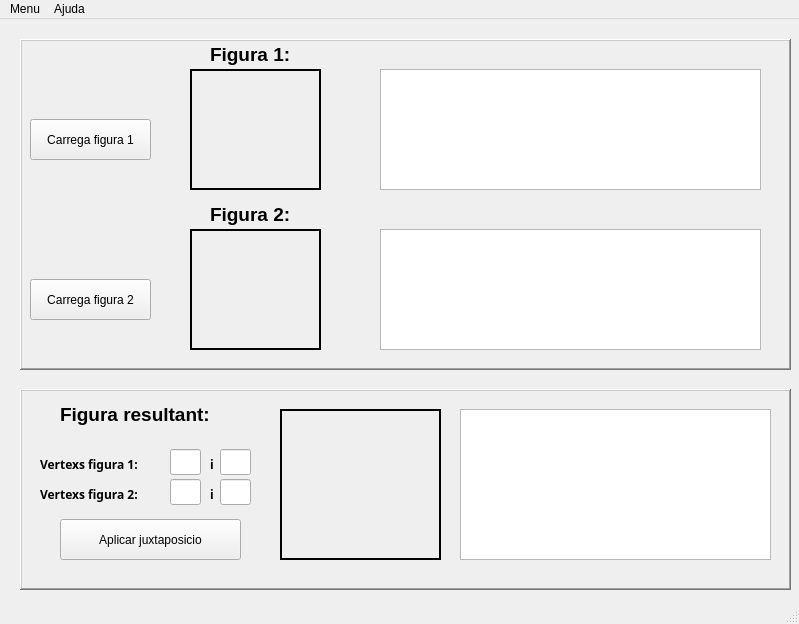
<?xml version="1.0" encoding="UTF-8"?>
<ui version="4.0">
 <class>MainWindow</class>
 <widget class="QMainWindow" name="MainWindow">
  <property name="geometry">
   <rect>
    <x>0</x>
    <y>0</y>
    <width>799</width>
    <height>624</height>
   </rect>
  </property>
  <property name="windowTitle">
   <string>MainWindow</string>
  </property>
  <widget class="QWidget" name="centralWidget">
   <widget class="QFrame" name="frame">
    <property name="geometry">
     <rect>
      <x>20</x>
      <y>20</y>
      <width>771</width>
      <height>331</height>
     </rect>
    </property>
    <property name="frameShape">
     <enum>QFrame::WinPanel</enum>
    </property>
    <property name="frameShadow">
     <enum>QFrame::Raised</enum>
    </property>
    <widget class="QLabel" name="label_2">
     <property name="geometry">
      <rect>
       <x>190</x>
       <y>0</y>
       <width>101</width>
       <height>31</height>
      </rect>
     </property>
     <property name="font">
      <font>
       <pointsize>14</pointsize>
       <weight>75</weight>
       <bold>true</bold>
      </font>
     </property>
     <property name="text">
      <string>Figura 1:</string>
     </property>
    </widget>
    <widget class="QLabel" name="imageLabel">
     <property name="geometry">
      <rect>
       <x>170</x>
       <y>30</y>
       <width>131</width>
       <height>121</height>
      </rect>
     </property>
     <property name="frameShape">
      <enum>QFrame::WinPanel</enum>
     </property>
     <property name="text">
      <string/>
     </property>
     <property name="margin">
      <number>0</number>
     </property>
    </widget>
    <widget class="QLabel" name="imageLabel_2">
     <property name="geometry">
      <rect>
       <x>170</x>
       <y>190</y>
       <width>131</width>
       <height>121</height>
      </rect>
     </property>
     <property name="frameShape">
      <enum>QFrame::WinPanel</enum>
     </property>
     <property name="text">
      <string/>
     </property>
     <property name="margin">
      <number>0</number>
     </property>
    </widget>
    <widget class="QLabel" name="label_6">
     <property name="geometry">
      <rect>
       <x>190</x>
       <y>160</y>
       <width>101</width>
       <height>31</height>
      </rect>
     </property>
     <property name="font">
      <font>
       <pointsize>14</pointsize>
       <weight>75</weight>
       <bold>true</bold>
      </font>
     </property>
     <property name="text">
      <string>Figura 2:</string>
     </property>
    </widget>
    <widget class="QPushButton" name="b_carrega1">
     <property name="geometry">
      <rect>
       <x>10</x>
       <y>80</y>
       <width>121</width>
       <height>41</height>
      </rect>
     </property>
     <property name="text">
      <string>Carrega figura 1</string>
     </property>
    </widget>
    <widget class="QPushButton" name="b_carrega2">
     <property name="geometry">
      <rect>
       <x>10</x>
       <y>240</y>
       <width>121</width>
       <height>41</height>
      </rect>
     </property>
     <property name="text">
      <string>Carrega figura 2</string>
     </property>
    </widget>
    <widget class="QTextBrowser" name="des1">
     <property name="geometry">
      <rect>
       <x>360</x>
       <y>30</y>
       <width>381</width>
       <height>121</height>
      </rect>
     </property>
    </widget>
    <widget class="QTextBrowser" name="des2">
     <property name="geometry">
      <rect>
       <x>360</x>
       <y>190</y>
       <width>381</width>
       <height>121</height>
      </rect>
     </property>
    </widget>
   </widget>
   <widget class="QFrame" name="frame_2">
    <property name="geometry">
     <rect>
      <x>20</x>
      <y>370</y>
      <width>771</width>
      <height>201</height>
     </rect>
    </property>
    <property name="frameShape">
     <enum>QFrame::WinPanel</enum>
    </property>
    <property name="frameShadow">
     <enum>QFrame::Raised</enum>
    </property>
    <property name="lineWidth">
     <number>7</number>
    </property>
    <widget class="QPushButton" name="juxta">
     <property name="geometry">
      <rect>
       <x>40</x>
       <y>130</y>
       <width>181</width>
       <height>41</height>
      </rect>
     </property>
     <property name="text">
      <string>Aplicar juxtaposicio</string>
     </property>
    </widget>
    <widget class="QLabel" name="imageLabel_4">
     <property name="geometry">
      <rect>
       <x>260</x>
       <y>20</y>
       <width>161</width>
       <height>151</height>
      </rect>
     </property>
     <property name="frameShape">
      <enum>QFrame::WinPanel</enum>
     </property>
     <property name="text">
      <string/>
     </property>
     <property name="margin">
      <number>0</number>
     </property>
    </widget>
    <widget class="QLabel" name="label_9">
     <property name="geometry">
      <rect>
       <x>40</x>
       <y>10</y>
       <width>191</width>
       <height>31</height>
      </rect>
     </property>
     <property name="font">
      <font>
       <pointsize>14</pointsize>
       <weight>75</weight>
       <bold>true</bold>
      </font>
     </property>
     <property name="text">
      <string>Figura resultant:</string>
     </property>
    </widget>
    <widget class="QLabel" name="label_10">
     <property name="geometry">
      <rect>
       <x>20</x>
       <y>60</y>
       <width>111</width>
       <height>31</height>
      </rect>
     </property>
     <property name="font">
      <font>
       <family>Sans Serif</family>
       <pointsize>9</pointsize>
       <weight>75</weight>
       <bold>true</bold>
      </font>
     </property>
     <property name="text">
      <string>Vertexs figura 1:</string>
     </property>
    </widget>
    <widget class="QLabel" name="label_11">
     <property name="geometry">
      <rect>
       <x>20</x>
       <y>90</y>
       <width>111</width>
       <height>31</height>
      </rect>
     </property>
     <property name="font">
      <font>
       <family>Sans Serif</family>
       <pointsize>9</pointsize>
       <weight>75</weight>
       <bold>true</bold>
      </font>
     </property>
     <property name="text">
      <string>Vertexs figura 2:</string>
     </property>
    </widget>
    <widget class="QLineEdit" name="r1v2">
     <property name="geometry">
      <rect>
       <x>200</x>
       <y>60</y>
       <width>31</width>
       <height>26</height>
      </rect>
     </property>
    </widget>
    <widget class="QLineEdit" name="r2v2">
     <property name="geometry">
      <rect>
       <x>200</x>
       <y>90</y>
       <width>31</width>
       <height>26</height>
      </rect>
     </property>
    </widget>
    <widget class="QLineEdit" name="r2v1">
     <property name="geometry">
      <rect>
       <x>150</x>
       <y>90</y>
       <width>31</width>
       <height>26</height>
      </rect>
     </property>
    </widget>
    <widget class="QLineEdit" name="r1v1">
     <property name="geometry">
      <rect>
       <x>150</x>
       <y>60</y>
       <width>31</width>
       <height>26</height>
      </rect>
     </property>
    </widget>
    <widget class="QLabel" name="label_12">
     <property name="geometry">
      <rect>
       <x>190</x>
       <y>60</y>
       <width>16</width>
       <height>31</height>
      </rect>
     </property>
     <property name="font">
      <font>
       <family>Sans Serif</family>
       <pointsize>9</pointsize>
       <weight>75</weight>
       <bold>true</bold>
      </font>
     </property>
     <property name="text">
      <string>i</string>
     </property>
    </widget>
    <widget class="QLabel" name="label_13">
     <property name="geometry">
      <rect>
       <x>190</x>
       <y>90</y>
       <width>16</width>
       <height>31</height>
      </rect>
     </property>
     <property name="font">
      <font>
       <family>Sans Serif</family>
       <pointsize>9</pointsize>
       <weight>75</weight>
       <bold>true</bold>
      </font>
     </property>
     <property name="text">
      <string>i</string>
     </property>
    </widget>
    <widget class="QTextBrowser" name="des3">
     <property name="geometry">
      <rect>
       <x>440</x>
       <y>20</y>
       <width>311</width>
       <height>151</height>
      </rect>
     </property>
    </widget>
   </widget>
  </widget>
  <widget class="QMenuBar" name="menuBar">
   <property name="geometry">
    <rect>
     <x>0</x>
     <y>0</y>
     <width>799</width>
     <height>25</height>
    </rect>
   </property>
   <widget class="QMenu" name="menuMenu">
    <property name="title">
     <string>Menu</string>
    </property>
    <addaction name="actionCarrega_nova_imatge"/>
    <addaction name="separator"/>
    <addaction name="actionEixir"/>
   </widget>
   <widget class="QMenu" name="menuAjuda">
    <property name="title">
     <string>Ajuda</string>
    </property>
    <addaction name="actionAjuda"/>
    <addaction name="actionSobre_rec_senyals"/>
   </widget>
   <addaction name="menuMenu"/>
   <addaction name="menuAjuda"/>
  </widget>
  <widget class="QStatusBar" name="statusBar"/>
  <action name="actionCarrega_nova_imatge">
   <property name="text">
    <string>Carrega nova imatge</string>
   </property>
  </action>
  <action name="actionEixir">
   <property name="text">
    <string>Eixir</string>
   </property>
  </action>
  <action name="actionAjuda">
   <property name="text">
    <string>Ajuda</string>
   </property>
  </action>
  <action name="actionSobre_rec_senyals">
   <property name="text">
    <string>Sobre rec_senyals</string>
   </property>
  </action>
 </widget>
 <layoutdefault spacing="6" margin="11"/>
 <resources/>
 <connections/>
</ui>
